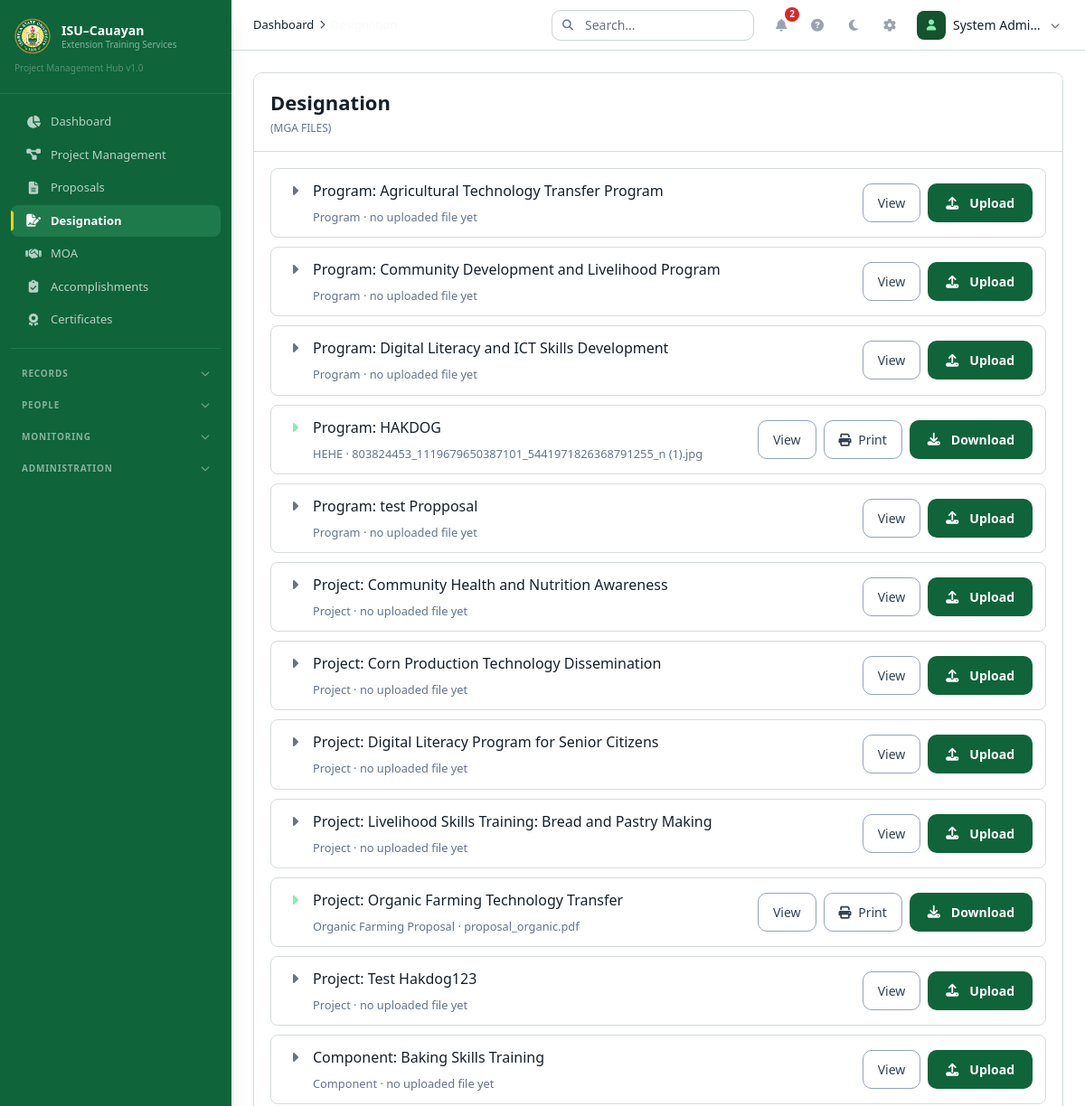
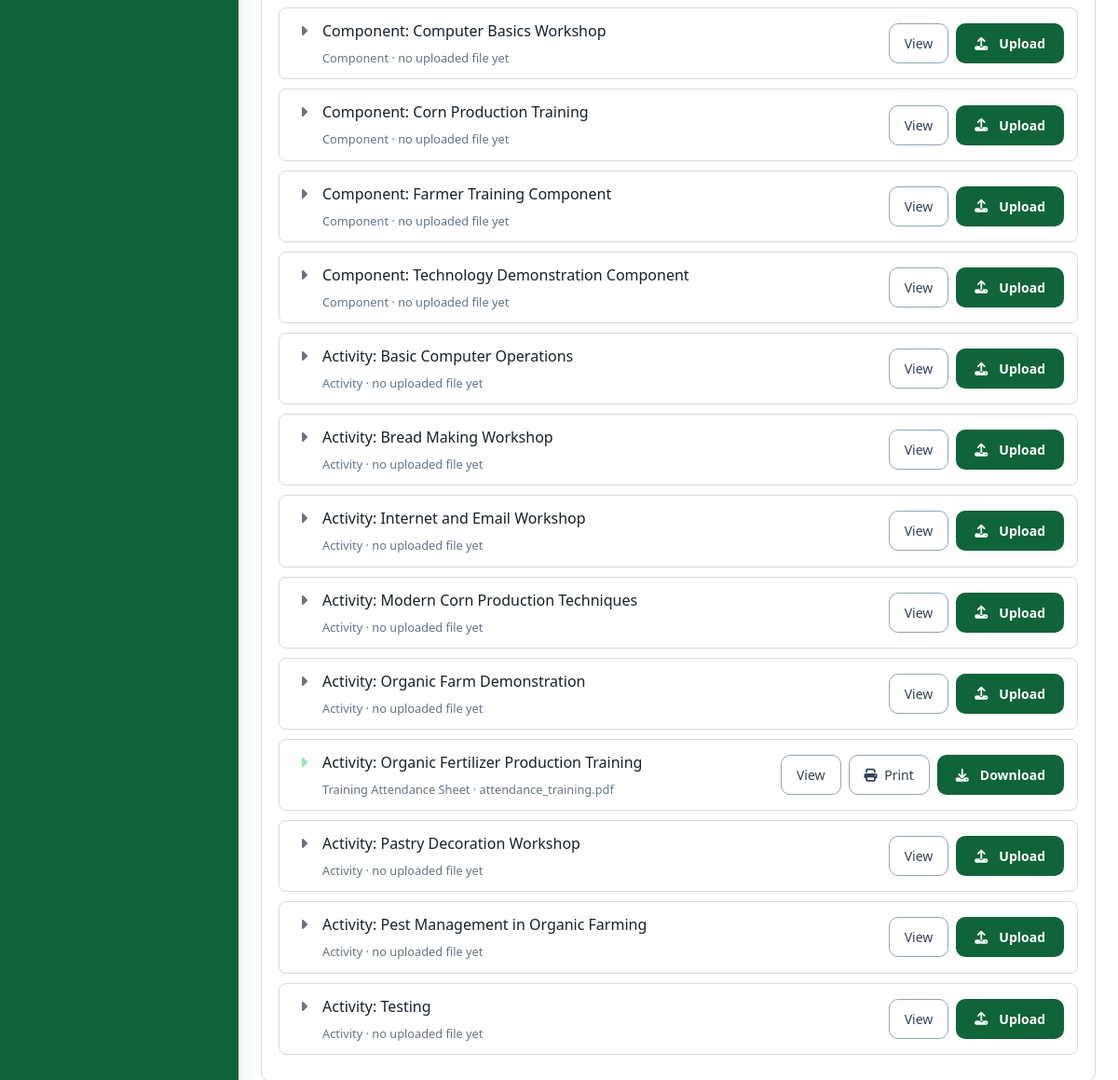
Screenshot of /index.php?module=designations (signed in) with the database file from the repository (2 pictures, top to bottom).
### tables this page shows
CREATE TABLE `documents` (
  `id` int(11) NOT NULL,
  `title` varchar(255) NOT NULL,
  `category_id` int(11) DEFAULT NULL,
  `entity_type` enum('program','project','component','activity') NOT NULL,
  `entity_id` int(11) NOT NULL,
  `file_path` varchar(255) NOT NULL,
  `file_name` varchar(255) NOT NULL,
  `file_type` varchar(50) DEFAULT NULL,
  `file_size` int(11) DEFAULT NULL,
  `version` int(11) NOT NULL DEFAULT 1,
  `description` text DEFAULT NULL,
  `status` enum('draft','submitted','approved','archived') NOT NULL DEFAULT 'draft',
  `uploaded_by` int(11) NOT NULL,
  `approved_by` int(11) DEFAULT NULL,
  `approved_at` datetime DEFAULT NULL,
  `created_at` datetime NOT NULL DEFAULT current_timestamp(),
  `updated_at` datetime NOT NULL DEFAULT current_timestamp() ON UPDATE current_timestamp(),
  `deleted_at` datetime DEFAULT NULL
);

### controllers/Controllers.php (called while the page is built, shortened)
<?php
require_once __DIR__ . '/../config/helpers.php';
require_once __DIR__ . '/../includes/Permissions.php';
require_once __DIR__ . '/../includes/AssignmentVisibility.php';
class DocumentController {
    public function index() {
        require_once __DIR__ . '/../models/DocumentModel.php';
        $isDesignation = ($_GET['module'] ?? '') === 'designations';
        $categoryId = $isDesignation ? '' : ($_GET['category'] ?? '');
        $uploadTargets = DocumentModel::uploadTargets();
        $canUpload = !empty($uploadTargets) && (!$isDesignation || Permissions::isAdmin());
        $page = max(1, intval($_GET['page'] ?? 1));
        $limit = ITEMS_PER_PAGE;
        $offset = ($page - 1) * $limit;
        $result = AssignmentVisibility::getVisibleDocuments($_GET['search'] ?? '', $categoryId, $limit, $offset);
        $documents = $result['data'];
        require_once __DIR__ . '/../layouts/header.php';
        require_once __DIR__ . '/../views/documents/index.php';
        require_once __DIR__ . '/../layouts/footer.php';
    }
}

### includes/Permissions.php (called while the page is built, shortened)
<?php
class Permissions {
    public static function getRole() { return $_SESSION['role'] ?? ''; }
    public static function isAdmin() { return self::getRole() === 'admin'; }
    public static function isFaculty() { return self::getRole() === 'faculty'; }
}

### models/DocumentModel.php (called while the page is built, shortened)
<?php
require_once __DIR__ . '/../includes/Permissions.php';
class DocumentModel {
    public static function uploadTargets() {
        $facultyId = Permissions::isFaculty() ? Permissions::getFacultyId() : null;
        $targets = [];
        foreach (self::ENTITY_TABLES as $type => $table) {
            $sql = "SELECT id, title FROM {$table} WHERE deleted_at IS NULL";
            $stmt = db()->prepare($sql . ' ORDER BY title');
            $stmt->execute($facultyId ? [$facultyId] : []);
            foreach ($stmt->fetchAll() as $row) {
                $targets[] = ['value' => $type . ':' . $row['id'], 'type' => $type, 'id' => (int)$row['id'], 'label' => ucfirst($type) . ': ' . $row['title']];
            }
        }
        return $targets;
    }
}

### config/Database.php (called while the page is built, shortened)
<?php
class Database {
    private static $instance = null;
    private $conn;
    private function __construct() {
        try {
            $dsn = "mysql:host=" . DB_HOST . ";dbname=" . DB_NAME . ";charset=" . DB_CHARSET;
            $this->conn = new PDO($dsn, DB_USER, DB_PASS, [
                PDO::ATTR_ERRMODE => PDO::ERRMODE_EXCEPTION,
                PDO::ATTR_DEFAULT_FETCH_MODE => PDO::FETCH_ASSOC,
                PDO::ATTR_EMULATE_PREPARES => false,
            ]);
        } catch (PDOException $e) {
            die("Database connection failed: " . $e->getMessage());
        }
    }
    public static function getInstance() {
        if (self::$instance === null) self::$instance = new self();
        return self::$instance;
    }
    public function getConnection() { return $this->conn; }
}

### config/helpers.php (called while the page is built, shortened)
<?php
require_once __DIR__ . '/Database.php';
function db() { return Database::getInstance()->getConnection(); }
function e($str) { return htmlspecialchars($str ?? '', ENT_QUOTES, 'UTF-8'); }

### includes/AssignmentVisibility.php (called while the page is built, shortened)
<?php
class AssignmentVisibility {
    private static function isFaculty() { return ($_SESSION['role'] ?? '') === 'faculty'; }
    public static function getVisibleDocuments($search = '', $category = '', $limit = 50, $offset = 0) {
        $facultyId = self::isFaculty() ? self::getFacultyId() : null;
        $where = " WHERE d.deleted_at IS NULL";
        $params = [];
        $countSql = "SELECT COUNT(*) as count FROM documents d{$where}";
        $stmt = db()->prepare($countSql);
        $stmt->execute($params);
        $total = (int)$stmt->fetch()['count'];
        $sql = "SELECT d.*, dc.name as category_name FROM documents d LEFT JOIN document_categories dc ON d.category_id = dc.id{$where} ORDER BY d.created_at DESC LIMIT ? OFFSET ?";
        $params[] = $limit; $params[] = $offset;
        $stmt = db()->prepare($sql);
        $stmt->execute($params);
        return ['data' => $stmt->fetchAll(), 'total' => $total];
    }
}

### views/documents/index.php (the view, shortened to what this page needs)
<?php if ($isDesignation): ?>
<div class="sketch-board">
    <div class="sketch-head"><div><h1>Designation</h1><p>(MGA FILES)</p></div></div>
    <div class="designation-list">
        <?php foreach ($uploadTargets as $target): ?>
            <?php
                $targetType = $target['type'] ?? '';
                $targetId = $target['id'] ?? null;
                $targetId = (int)$targetId;
                $targetLabel = $target['label'] ?? ucfirst($targetType) . ' #' . $targetId;
                $attached = array_values(array_filter($documents, fn($d) => $d['entity_type'] === $targetType && (int)$d['entity_id'] === $targetId));
                $latest = $attached[0] ?? null;
            ?>
            <div class="designation-row <?= $latest ? 'has-file' : '' ?>" <?= $latest ? 'onclick="viewDocument(' . (int)$latest['id'] . ', this)" tabindex="0" role="button"' : '' ?>>
                <div class="designation-name"><button type="button" class="designation-caret" <?= $latest ? 'onclick="event.stopPropagation(); viewDocument(' . (int)$latest['id'] . ', this)" aria-label="View file"' : 'disabled aria-label="No file uploaded yet"' ?>><i class="fas fa-caret-right"></i></button><span><?= e($targetLabel) ?></span><small><?= $latest ? e($latest['title'] . ' · ' . $latest['file_name']) : e(ucfirst($targetType) . ' · no uploaded file yet') ?></small></div>
                <div class="designation-actions">
                    <?php if ($latest): ?>
                        <button onclick="event.stopPropagation(); viewDocument(<?= (int)$latest['id'] ?>, this)" class="btn-ghost">View</button>
                        <button onclick="event.stopPropagation(); printDocument(<?= (int)$latest['id'] ?>)" class="btn-ghost"><i class="fas fa-print mr-1"></i> Print</button>
                        <a href="<?= SITE_URL ?>/ajax/documents.php?action=file&amp;id=<?= (int)$latest['id'] ?>&amp;download=1" onclick="event.stopPropagation()" class="btn-primary"><i class="fas fa-download mr-1"></i> Download</a>
                    <?php else: ?>
                        <button class="btn-ghost" disabled>View</button>
                        <?php if ($canUpload): ?><button onclick="event.stopPropagation(); openDocumentUpload('<?= e($targetType) ?>', <?= $targetId ?>)" class="btn-primary"><i class="fas fa-upload mr-1"></i> Upload</button><?php endif; ?>
                    <?php endif; ?>
                </div>
            </div>
        <?php endforeach; ?>
    </div>
</div>
<?php endif; ?>

### assets/css/app.css (style rules this page uses)
:root { --primary: #0F643A; --primary-hover: #1E7A4B; --primary-light: #14532D; --secondary: #F5D20C; --secondary-dark: #C4972C; --bg: #111827; --surface: #1F2937; --surface-alt: #243142; --border: #374151; --hover: #324152; --text: #F9FAFB; --text-secondary: #9CA3AF; --text-muted: #6B7280; --sidebar-bg: #0F643A; --sidebar-hover: #267C50; --sidebar-active: #1E7A4B; --success: #14532D; --success-text: #86EFAC; --warning: #78350F; --warning-text: #FCD34D; --danger: #7F1D1D; --danger-text: #FCA5A5; --info: #1E3A8A; --info-text: #BFDBFE; }
.btn-primary { background: #0F643A; color: #FFF; padding: 10px 20px; border-radius: 10px; font-weight: 600; font-size: 14px; transition: all 0.15s ease; border: none; cursor: pointer; display: inline-flex; align-items: center; gap: 8px; }
.btn-ghost { background: transparent; color: #D1D5DB; padding: 10px 16px; border-radius: 10px; font-weight: 500; font-size: 14px; transition: all 0.15s ease; border: 1px solid #374151; cursor: pointer; }
.sketch-board { background:#172331;border:1px solid #374151;border-radius:10px;overflow:hidden;color:#F9FAFB }
.sketch-head { display:flex;align-items:center;justify-content:space-between;gap:16px;padding:16px 18px;border-bottom:1px solid #374151;background:#111827 }
.sketch-head h1 { font-size:22px;font-weight:800 }
.sketch-head p { font-size:12px;color:#9CA3AF;margin-top:3px }
[data-theme="light"] body { background:#f4f7f6!important;color:#16202a!important }
[data-theme="light"] .data-table-container,[data-theme="light"] .filter-bar,[data-theme="light"] .card,[data-theme="light"] .stat-card,[data-theme="light"] .sketch-board { background:#fff!important;border-color:#d5ddd9!important;color:#16202a }
[data-theme="light"] .sketch-board { background:#fff!important;color:#16202a!important }
[data-theme="light"] .sketch-head { background:#fff!important;border-color:#d5ddd9!important }
[data-theme="light"] .sketch-head h1 { color:#16202a!important }
[data-theme="light"] .sketch-head p { color:#64748b!important }
[data-theme="light"] .designation-row { background:#fff!important;border-color:#d5ddd9!important;color:#16202a!important }
[data-theme="light"] .designation-name { color:#16202a!important }
[data-theme="light"] .designation-name small { color:#64748b!important }
[data-theme="light"] .btn-ghost { background:#fff!important;color:#334155!important;border-color:#94a3b8!important }
[data-theme="light"] [class*="bg-[#111827]"],[data-theme="light"] [class*="bg-[#1F2937]"] { background:#fff!important }
[data-theme="light"] [class*="text-[#F9FAFB]"],[data-theme="light"] [class*="text-[#D1D5DB]"] { color:#16202a!important }

### views/documents/index.php (style rules this page uses)
.designation-list { padding:18px }
.designation-row { display:flex;align-items:center;justify-content:space-between;gap:14px;border:1px solid #374151;background:#111827;border-radius:8px;padding:12px 14px;margin-bottom:10px }
.designation-row.has-file { cursor:pointer }
.designation-name { display:grid;grid-template-columns:24px 1fr;gap:8px;color:#F9FAFB }
.designation-name small { grid-column:2;color:#9CA3AF }
.designation-actions { display:flex;gap:8px;flex-wrap:wrap }
.designation-caret { width:24px;height:24px;border-radius:6px;color:#86EFAC;display:inline-flex;align-items:center;justify-content:center }
.designation-caret:disabled { color:#6B7280;cursor:not-allowed }

### rows the page displays
documents: targetLabel "Program: Community Development and Livelihood Program", entity_type "Program · no uploaded file yet", targetLabel "Program: HAKDOG", title+file_name "HEHE · 803824453_1119679650387101_5441971826368791255_n (1).jpg", targetLabel "Program: test Propposal"
documents: targetLabel "Project: Corn Production Technology Dissemination", entity_type "Project · no uploaded file yet"
documents: targetLabel "Project: Livelihood Skills Training: Bread and Pastry Making", entity_type "Project · no uploaded file yet"
documents: targetLabel "Project: Organic Farming Technology Transfer", title+file_name "Organic Farming Proposal · proposal_organic.pdf"
documents: targetLabel "Activity: Basic Computer Operations", entity_type "Activity · no uploaded file yet", targetLabel "Activity: Organic Farm Demonstration", targetLabel "Activity: Organic Fertilizer Production Training", title+file_name "Training Attendance Sheet · attendance_training.pdf"

### other values shown
$item['label'] "Dashboard"
$item['label'] "Project Management"
$item['label'] "Proposals"
$item['label'] "Designation"
$item['label'] "MOA"
$item['label'] "Accomplishments"
$item['label'] "Certificates"
$group['label'] "RECORDS"
$group['label'] "PEOPLE"
$group['label'] "MONITORING"
$group['label'] "ADMINISTRATION"
$crumb['label'] "Dashboard"
$notifCount "2"
$user['name'] ?: $user['username'] "System Admi…"
$targetLabel "Program: Agricultural Technology Transfer Program"
